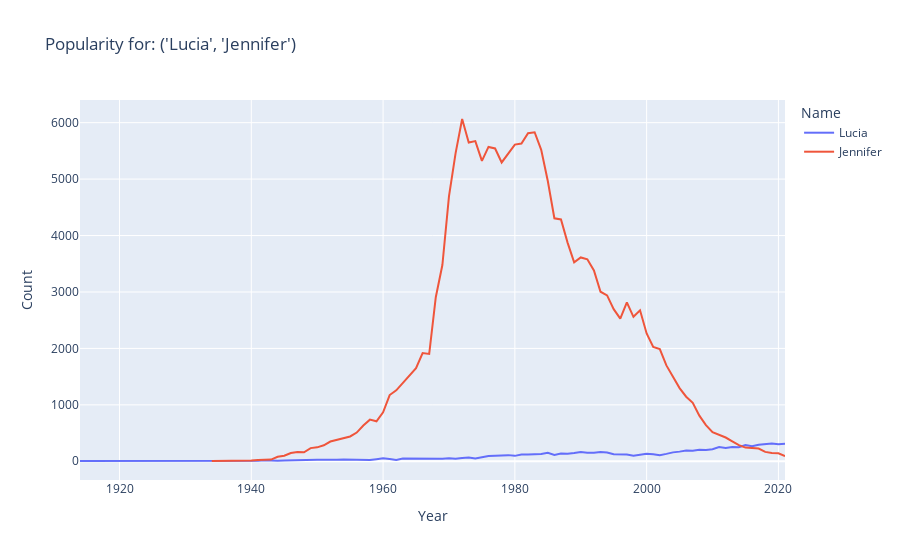

Source (notebook cell):
### Code cell
plot_name("Lucia", "Jennifer")

### Figure 1 — Plotly figure (JSON) as saved in the notebook; plotly's stock layout.template omitted (floating-point values rounded to 4 significant figures)
{"data": [{"hovertemplate": "Name=Lucia<br>Year=%{x}<br>Count=%{y}<extra></extra>", "legendgroup": "Lucia", "line": {"color": "#636efa", "dash": "solid"}, "marker": {"symbol": "circle"}, "mode": "lines", "name": "Lucia", "orientation": "v", "showlegend": true, "type": "scatter", "x": [1914, 1915, 1916, 1917, 1919, 1920, 1921, 1922, 1923, 1924, 1925, 1926, 1927, 1928, 1929, 1930, 1931, 1932, 1933, 1934, 1935, 1936, 1937, 1938, 1939, 1940, 1941, 1942, 1943, 1944, 1945, 1946, 1947, 1948, 1949, 1950, 1951, 1952, 1953, 1954, 1955, 1956, 1957, 1958, 1959, 1960, 1961, 1962, 1963, 1964, 1965, 1966, 1967, 1968, 1969, 1970, 1971, 1972, 1973, 1974, 1975, 1976, 1977, 1978, 1979, 1980, 1981, 1982, 1983, 1984, 1985, 1986, 1987, 1988, 1989, 1990, 1991, 1992, 1993, 1994, 1995, 1996, 1997, 1998, 1999, 2000, 2001, 2002, 2003, 2004, 2005, 2006, 2007, 2008, 2009, 2010, 2011, 2012, 2013, 2014, 2015, 2016, 2017, 2018, 2019, 2020, 2021], "xaxis": "x", "y": [5, 5, 8, 5, 9, 11, 7, 15, 15, 9, 13, 11, 13, 11, 11, 13, 14, 7, 11, 13, 9, 8, 12, 9, 17, 12, 9, 20, 12, 9, 16, 20, 18, 17, 22, 26, 27, 23, 27, 30, 29, 28, 30, 22, 37, 54, 42, 22, 48, 47, 45, 51, 40, 44, 46, 55, 45, 60, 68, 49, 74, 92, 96, 108, 109, 96, 120, 122, 120, 130, 151, 112, 136, 134, 147, 163, 152, 151, 165, 156, 126, 127, 120, 100, 113, 134, 124, 107, 131, 158, 171, 191, 186, 204, 202, 212, 252, 236, 255, 248, 286, 265, 291, 302, 317, 303, 312], "yaxis": "y"}, {"hovertemplate": "Name=Jennifer<br>Year=%{x}<br>Count=%{y}<extra></extra>", "legendgroup": "Jennifer", "line": {"color": "#EF553B", "dash": "solid"}, "marker": {"symbol": "circle"}, "mode": "lines", "name": "Jennifer", "orientation": "v", "showlegend": true, "type": "scatter", "x": [1934, 1938, 1939, 1940, 1941, 1942, 1943, 1944, 1945, 1946, 1947, 1948, 1949, 1950, 1951, 1952, 1953, 1954, 1955, 1956, 1957, 1958, 1959, 1960, 1961, 1962, 1963, 1964, 1965, 1966, 1967, 1968, 1969, 1970, 1971, 1972, 1973, 1974, 1975, 1976, 1977, 1978, 1979, 1980, 1981, 1982, 1983, 1984, 1985, 1986, 1987, 1988, 1989, 1990, 1991, 1992, 1993, 1994, 1995, 1996, 1997, 1998, 1999, 2000, 2001, 2002, 2003, 2004, 2005, 2006, 2007, 2008, 2009, 2010, 2011, 2012, 2013, 2014, 2015, 2016, 2017, 2018, 2019, 2020, 2021], "xaxis": "x", "y": [5, 5, 6, 13, 24, 22, 30, 80, 99, 147, 163, 159, 233, 247, 284, 350, 384, 412, 440, 509, 634, 738, 709, 869, 1174, 1257, 1386, 1516, 1649, 1918, 1902, 2907, 3477, 4695, 5456, 6065, 5649, 5673, 5323, 5570, 5543, 5295, 5462, 5612, 5629, 5813, 5830, 5519, 4966, 4306, 4285, 3875, 3526, 3612, 3579, 3382, 3004, 2940, 2696, 2529, 2817, 2560, 2675, 2264, 2027, 1987, 1699, 1484, 1297, 1144, 1035, 808, 641, 515, 474, 421, 354, 286, 242, 239, 226, 167, 145, 141, 91], "yaxis": "y"}], "layout": {"autosize": true, "legend": {"title": {"text": "Name"}, "tracegroupgap": 0}, "title": {"text": "Popularity for: ('Lucia', 'Jennifer')"}, "xaxis": {"anchor": "y", "autorange": true, "domain": [0, 1], "range": [1914, 2021], "title": {"text": "Year"}, "type": "linear"}, "yaxis": {"anchor": "x", "autorange": true, "domain": [0, 1], "range": [-331.7, 6402.0], "title": {"text": "Count"}, "type": "linear"}}}
